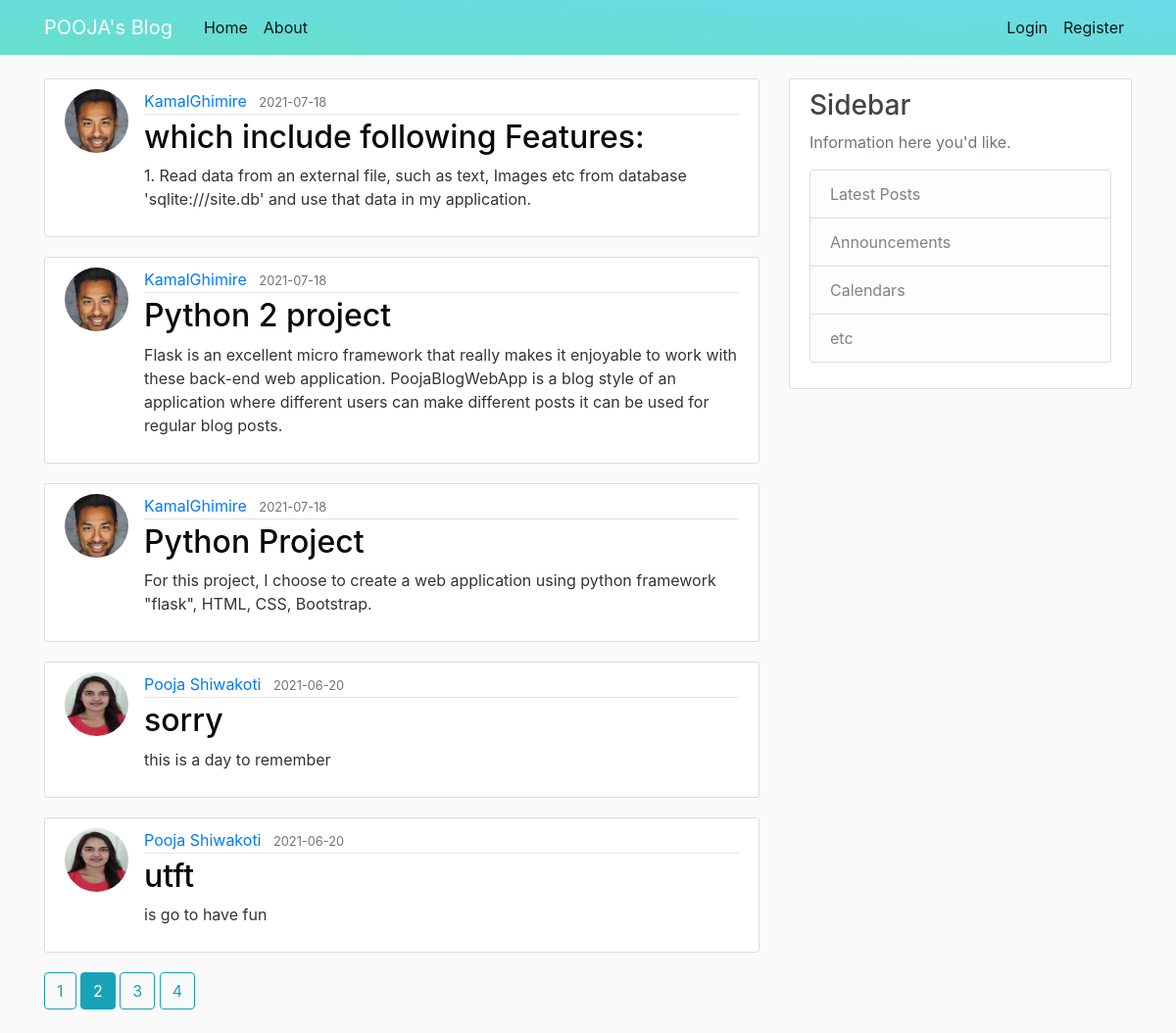
The page /home?page=2 on the database its author committed.
### flaskblog/models.py (models this page shows, shortened)
class Post(db.Model):
    id = db.Column(db.Integer, primary_key=True)
    title = db.Column(db.String(100), nullable=False)
    date_posted = db.Column(db.DateTime, nullable=False, default=datetime.utcnow)
    content = db.Column(db.Text, nullable=False)
    user_id = db.Column(db.Integer, db.ForeignKey('user.id'), nullable=False)

class User(db.Model, UserMixin):
    id = db.Column(db.Integer, primary_key=True)
    username = db.Column(db.String(20), unique=True, nullable=False)
    email = db.Column(db.String(120), unique=True, nullable=False)
    image_file = db.Column(db.String(20), nullable=False, default='default.jpg')
    password = db.Column(db.String(60), nullable=False)
    posts = db.relationship('Post', backref='author', lazy=True)

### flaskblog/routes.py (the view)
@app.route("/")
@app.route("/home")
def home():
    page = request.args.get('page', 1, type = int)
    posts = Post.query.order_by(Post.date_posted.desc()).paginate(page= page, per_page=5)
    return render_template('home.html', posts=posts)

### flaskblog/templates/home.html
{% extends "layout.html" %}
{% block content %}
    {% for post in posts.items %}
        <article class="media content-section">
          <img class="rounded-circle article-img" src="{{ url_for('static', filename='images/' + post.author.image_file) }}">
          <div class="media-body">
            <div class="article-metadata">
              <a class="mr-2" href="{{ url_for('user_posts', username=post.author.username) }}">{{ post.author.username }}</a>
              <small class="text-muted">{{ post.date_posted.strftime('%Y-%m-%d') }}</small>
            </div>
            <h2><a class="article-title" href="{{ url_for('post', post_id=post.id) }}">{{ post.title }}</a></h2>
            <p class="article-content">{{ post.content }}</p>
          </div>
        </article>
    {% endfor %}
    {% for page_num in posts.iter_pages(left_edge=1, right_edge=1, left_current=1, right_current=2) %}
      {% if page_num %}
        {% if posts.page == page_num %}
          <a class="btn btn-info mb-4" href="{{ url_for('home', page=page_num) }}">{{ page_num }}</a>
        {% else %}
          <a class="btn btn-outline-info mb-4" href="{{ url_for('home', page=page_num) }}">{{ page_num }}</a>
        {% endif %}
      {% else %}
        ...
      {% endif %}
    {% endfor %}
{% endblock content %}

### flaskblog/static/main.css (style rules this page uses)
body { background: #fafafa; color: #333333; margin-top: 5rem; }
h1, h2, h3, h4, h5, h6 { color: #444444; }
.content-section { background: #ffffff; padding: 10px 20px; border: 1px solid #dddddd; border-radius: 3px; margin-bottom: 20px; }
.article-title { color: #0a0a0a; }
.article-content { white-space: pre-line; }
.article-img { height: 65px; width: 65px; margin-right: 16px; }
.article-metadata { padding-bottom: 1px; margin-bottom: 4px; border-bottom: 1px solid #e3e3e3 }

### rows shown on the page
Post: image_file (picture), author.username "KamalGhimire", date_posted "2021-07-18", title "which include following Features:", content "1. Read data from an external file, such as text, Images etc from database 'sqlite:///site.db' and use that data in my application."
Post: image_file (picture), author.username "KamalGhimire", date_posted "2021-07-18", title "Python 2 project", content "Flask is an excellent micro framework that really makes it enjoyable to work with these back-end web application. PoojaBlogWebApp is a blog style of an application where different users can make different posts it can be used for regular blog posts."
Post: image_file (picture), author.username "KamalGhimire", date_posted "2021-07-18", title "Python Project", content "For this project, I choose to create a web application using python framework \"flask\", HTML, CSS, Bootstrap."
Post: image_file (picture), author.username "Pooja Shiwakoti", date_posted "2021-06-20", title "sorry", content "this is a day to remember"
Post: image_file (picture), author.username "Pooja Shiwakoti", date_posted "2021-06-20", title "utft", content "is go to have fun"

### other values the page prints
{{ page_num }} "1" "3" "4"
{{ page_num }} "2"
